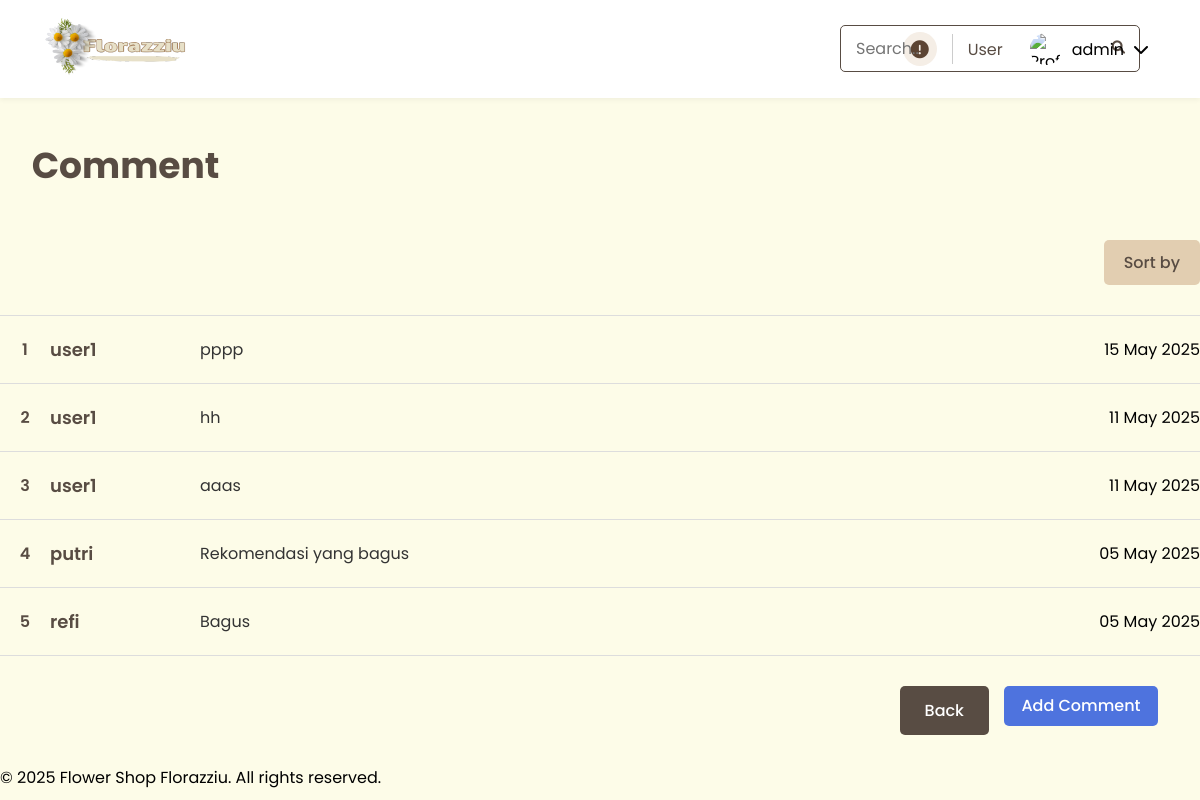
/flower_shop/products/comments.php?id=1 (signed in), run on the app's committed database.
### tables this page shows
CREATE TABLE `comments` (
  `id` int(11) NOT NULL,
  `product_id` int(11) NOT NULL,
  `user_id` int(11) NOT NULL,
  `comment` text NOT NULL,
  `rating` tinyint(1) DEFAULT NULL,
  `created_at` timestamp NOT NULL DEFAULT current_timestamp(),
  `updated_at` timestamp NOT NULL DEFAULT current_timestamp() ON UPDATE current_timestamp(),
  `username` varchar(255) NOT NULL
);

CREATE TABLE `users` (
  `id` int(11) NOT NULL,
  `username` varchar(50) NOT NULL,
  `password` varchar(255) NOT NULL,
  `email` varchar(100) NOT NULL,
  `full_name` varchar(100) DEFAULT NULL,
  `profile_picture` varchar(255) DEFAULT NULL,
  `created_at` timestamp NOT NULL DEFAULT current_timestamp(),
  `updated_at` timestamp NOT NULL DEFAULT current_timestamp() ON UPDATE current_timestamp(),
  `role` enum('user','admin') DEFAULT 'user',
  `is_verified` tinyint(1) DEFAULT 0
);

### flower_shop/products/comments.php (the view, shortened to what this page needs)
<?php
include '../includes/header.php';
require '../config/database.php';
$product_id = $_GET['id'] ?? 0;
$sort = $_GET['sort'] ?? 'newest';
$orderBy = match($sort) {
    'a-z' => 'users.username ASC',
    'z-a' => 'users.username DESC',
    'oldest' => 'comments.created_at ASC',
    default => 'comments.created_at DESC'
};
$stmt = $pdo->prepare("
    SELECT comments.*, users.username
    FROM comments
    JOIN users ON comments.user_id = users.id
    WHERE comments.product_id = ?
    ORDER BY $orderBy
");
$stmt->execute([$product_id]);
$comments = $stmt->fetchAll(PDO::FETCH_ASSOC);
?>
<main>
    <div class="container">
        <h1 class="comments-title">Comment</h1>
        <div class="comments-filter">
            <div class="filter-dropdown">
                <button class="filter-btn">Sort by</button>
            </div>
        </div>
        <div class="comments-table">
            <?php if (!empty($comments)): ?>
                <?php foreach ($comments as $index => $comment): ?>
                    <div class="comment-item">
                        <div class="comment-number"><?= $index + 1 ?></div>
                        <div class="comment-user"><?= htmlspecialchars($comment['username']) ?></div>
                        <div class="comment-text"><?= htmlspecialchars($comment['comment']) ?></div>
                        <div class="comment-date"><?= date('d M Y', strtotime($comment['created_at'])) ?></div>
                    </div>
                <?php endforeach; ?>
            <?php else: ?>
                <div class="no-comments">Belum ada komentar.</div>
            <?php endif; ?>
        </div>
        <div class="comments-actions">
            <a href="product-detail.php?id=<?= $product_id ?>" class="back-btn">Back</a>
            <a href="add-comment.php?id=<?= $product_id ?>" class="add-comment-btn">Add Comment</a>
        </div>
    </div>
</main>
<?php include '../includes/footer.php'; ?>

### flower_shop/assets/css/style.css (style rules this page uses)
* { margin: 0; padding: 0; box-sizing: border-box; font-family: 'Poppins', sans-serif; }
body { background-color: #FDFCE8; }
.filter-dropdown { position: relative; display: inline-block; }
.filter-btn { background-color: #E2CEB1; color: #584C43; padding: 10px 20px; border: none; border-radius: 5px; cursor: pointer; font-weight: 500; font-size: 16px; }
.comments-title, .add-comment-title { color: #584C43; font-size: 36px; font-weight: 700; margin: 40px 0 30px; text-align: center; }
.comments-title { width: 251px; height: 72px; }
.comments-filter { margin: 0 0 30px; display: flex; justify-content: flex-end; }
.comments-table { margin: 30px 0; border-top: 1px solid #ddd; }
.comment-item { display: flex; padding: 20px 0; border-bottom: 1px solid #ddd; align-items: center; }
.comment-number { width: 50px; font-weight: 600; font-size: 16px; color: #584C43; text-align: center; }
.comment-user { width: 150px; font-weight: 600; font-size: 18px; color: #584C43; }
.comment-text { flex: 1; font-size: 16px; color: #333; }
.comments-actions, .form-actions { display: flex; justify-content: flex-end; gap: 15px; margin: 30px 42px; }
.back-btn, .cancel-btn { background-color: #584C43; color: white; padding: 12px 25px; border: none; border-radius: 5px; font-size: 16px; font-weight: 500; cursor: pointer; transition: all 0.3s; text-decoration: none; display: inline-block; }
.add-comment-btn, .submit-btn { background-color: #4E73DE; color: #FFFFFF; height: 40px; border-radius: 5px; display: flex; align-items: center; justify-content: center; font-weight: 500; font-size: 16px; line-height: 100%; letter-spacing: 0%; text-decoration: none; transition: all 0.3s; padding: 0 15px; }
.add-comment-btn { width: 154px; }

### data on the page
comments: user.username "user1", comment "pppp", created_at "15 May 2025"
comments: user.username "user1", comment "hh", created_at "11 May 2025"
comments: user.username "user1", comment "aaas", created_at "11 May 2025"
comments: user.username "putri", comment "Rekomendasi yang bagus", created_at "05 May 2025"
comments: user.username "refi", comment "Bagus", created_at "05 May 2025"

### other printed values
$_SESSION['username'] "admin"
